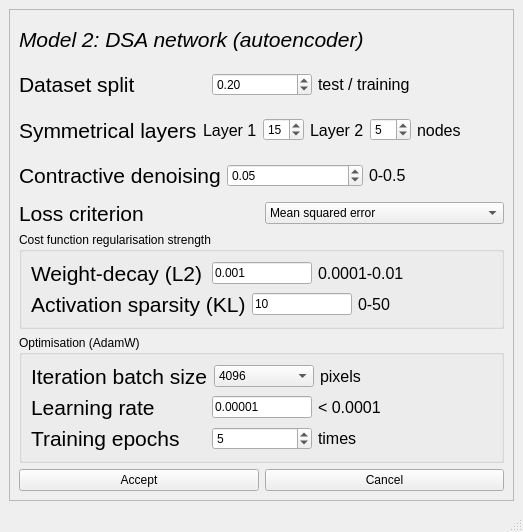
<?xml version="1.0" encoding="UTF-8"?>
<ui version="4.0">
 <class>dsaWindow</class>
 <widget class="QMainWindow" name="dsaWindow">
  <property name="geometry">
   <rect>
    <x>0</x>
    <y>0</y>
    <width>523</width>
    <height>532</height>
   </rect>
  </property>
  <property name="windowTitle">
   <string>MainWindow</string>
  </property>
  <widget class="QWidget" name="centralwidget">
   <layout class="QGridLayout" name="gridLayout">
    <item row="0" column="0">
     <widget class="QFrame" name="frame_7">
      <property name="font">
       <font>
        <family>Arial</family>
       </font>
      </property>
      <property name="styleSheet">
       <string notr="true">QFrame[objectName=&quot;frame_7&quot;]{background-color: rgba(240,240,240, 180);border: 1px solid rgba(0,0,240, 140);}
QLabel[objectName=&quot;label_54&quot;] {color: grey;}
QLabel[objectName=&quot;label_16&quot;] {color: grey;}
QLabel[objectName=&quot;label_10&quot;] {color: grey;}</string>
      </property>
      <property name="frameShape">
       <enum>QFrame::StyledPanel</enum>
      </property>
      <property name="frameShadow">
       <enum>QFrame::Raised</enum>
      </property>
      <layout class="QGridLayout" name="gridLayout_8">
       <item row="0" column="0">
        <layout class="QVBoxLayout" name="verticalLayout_11">
         <item>
          <widget class="QLabel" name="label_54">
           <property name="font">
            <font>
             <family>Arial</family>
             <pointsize>16</pointsize>
             <italic>true</italic>
            </font>
           </property>
           <property name="text">
            <string>Model 2: DSA network (autoencoder)</string>
           </property>
          </widget>
         </item>
         <item>
          <layout class="QHBoxLayout" name="horizontalLayout_10">
           <item>
            <widget class="QLabel" name="label_23">
             <property name="font">
              <font>
               <family>Arial</family>
               <pointsize>16</pointsize>
              </font>
             </property>
             <property name="text">
              <string>Dataset split</string>
             </property>
            </widget>
           </item>
           <item>
            <widget class="QDoubleSpinBox" name="doubleSpinBox">
             <property name="maximumSize">
              <size>
               <width>100</width>
               <height>16777215</height>
              </size>
             </property>
             <property name="font">
              <font>
               <family>Arial</family>
              </font>
             </property>
             <property name="maximum">
              <double>1.000000000000000</double>
             </property>
             <property name="singleStep">
              <double>0.010000000000000</double>
             </property>
             <property name="value">
              <double>0.200000000000000</double>
             </property>
            </widget>
           </item>
           <item>
            <widget class="QLabel" name="label_35">
             <property name="font">
              <font>
               <family>Arial</family>
               <pointsize>12</pointsize>
              </font>
             </property>
             <property name="text">
              <string>test / training</string>
             </property>
            </widget>
           </item>
          </layout>
         </item>
         <item>
          <layout class="QHBoxLayout" name="horizontalLayout_4">
           <item>
            <widget class="QLabel" name="label_30">
             <property name="font">
              <font>
               <family>Arial</family>
               <pointsize>16</pointsize>
              </font>
             </property>
             <property name="text">
              <string>Symmetrical layers</string>
             </property>
            </widget>
           </item>
           <item>
            <layout class="QHBoxLayout" name="horizontalLayout">
             <item>
              <widget class="QLabel" name="label_16">
               <property name="font">
                <font>
                 <family>Arial</family>
                 <pointsize>12</pointsize>
                </font>
               </property>
               <property name="text">
                <string>Layer 1</string>
               </property>
              </widget>
             </item>
             <item>
              <widget class="QSpinBox" name="spinBox">
               <property name="font">
                <font>
                 <family>Arial</family>
                </font>
               </property>
               <property name="value">
                <number>15</number>
               </property>
              </widget>
             </item>
            </layout>
           </item>
           <item>
            <layout class="QHBoxLayout" name="horizontalLayout_3">
             <item>
              <widget class="QLabel" name="label_10">
               <property name="font">
                <font>
                 <family>Arial</family>
                 <pointsize>12</pointsize>
                </font>
               </property>
               <property name="text">
                <string>Layer 2</string>
               </property>
              </widget>
             </item>
             <item>
              <widget class="QSpinBox" name="spinBox_3">
               <property name="font">
                <font>
                 <family>Arial</family>
                </font>
               </property>
               <property name="value">
                <number>5</number>
               </property>
              </widget>
             </item>
            </layout>
           </item>
           <item>
            <widget class="QLabel" name="label_29">
             <property name="font">
              <font>
               <family>Arial</family>
               <pointsize>12</pointsize>
              </font>
             </property>
             <property name="text">
              <string>nodes</string>
             </property>
            </widget>
           </item>
          </layout>
         </item>
         <item>
          <layout class="QHBoxLayout" name="horizontalLayout_27">
           <item>
            <widget class="QLabel" name="label_69">
             <property name="font">
              <font>
               <family>Arial</family>
               <pointsize>16</pointsize>
              </font>
             </property>
             <property name="text">
              <string>Contractive denoising</string>
             </property>
            </widget>
           </item>
           <item>
            <widget class="QDoubleSpinBox" name="doubleSpinBox_5">
             <property name="font">
              <font>
               <family>Arial</family>
              </font>
             </property>
             <property name="minimum">
              <double>0.000000000000000</double>
             </property>
             <property name="maximum">
              <double>0.500000000000000</double>
             </property>
             <property name="singleStep">
              <double>0.010000000000000</double>
             </property>
             <property name="value">
              <double>0.050000000000000</double>
             </property>
            </widget>
           </item>
           <item>
            <widget class="QLabel" name="label_43">
             <property name="font">
              <font>
               <family>Arial</family>
               <pointsize>12</pointsize>
              </font>
             </property>
             <property name="text">
              <string>0-0.5</string>
             </property>
             <property name="wordWrap">
              <bool>true</bool>
             </property>
            </widget>
           </item>
          </layout>
         </item>
         <item>
          <layout class="QHBoxLayout" name="horizontalLayout_11">
           <item>
            <widget class="QLabel" name="label_24">
             <property name="font">
              <font>
               <family>Arial</family>
               <pointsize>16</pointsize>
              </font>
             </property>
             <property name="text">
              <string>Loss criterion</string>
             </property>
            </widget>
           </item>
           <item>
            <widget class="QComboBox" name="comboBox_22">
             <property name="maximumSize">
              <size>
               <width>250</width>
               <height>16777215</height>
              </size>
             </property>
             <property name="font">
              <font>
               <family>Arial</family>
              </font>
             </property>
             <property name="editable">
              <bool>false</bool>
             </property>
             <property name="currentIndex">
              <number>0</number>
             </property>
             <item>
              <property name="text">
               <string>Mean squared error</string>
              </property>
             </item>
             <item>
              <property name="text">
               <string>Mean absolute error</string>
              </property>
             </item>
            </widget>
           </item>
          </layout>
         </item>
         <item>
          <widget class="QGroupBox" name="groupBox">
           <property name="title">
            <string>Cost function regularisation strength</string>
           </property>
           <layout class="QGridLayout" name="gridLayout_11">
            <item row="0" column="0">
             <layout class="QHBoxLayout" name="horizontalLayout_5">
              <item>
               <widget class="QLabel" name="label_19">
                <property name="font">
                 <font>
                  <family>Arial</family>
                  <pointsize>16</pointsize>
                 </font>
                </property>
                <property name="text">
                 <string>Weight-decay (L2)</string>
                </property>
               </widget>
              </item>
              <item>
               <widget class="QLineEdit" name="lineEdit">
                <property name="maximumSize">
                 <size>
                  <width>100</width>
                  <height>16777215</height>
                 </size>
                </property>
                <property name="font">
                 <font>
                  <family>Arial</family>
                 </font>
                </property>
                <property name="text">
                 <string>0.001</string>
                </property>
               </widget>
              </item>
              <item>
               <widget class="QLabel" name="label_31">
                <property name="font">
                 <font>
                  <family>Arial</family>
                  <pointsize>12</pointsize>
                 </font>
                </property>
                <property name="text">
                 <string>0.0001-0.01</string>
                </property>
               </widget>
              </item>
             </layout>
            </item>
            <item row="1" column="0">
             <layout class="QHBoxLayout" name="horizontalLayout_6">
              <item>
               <widget class="QLabel" name="label_25">
                <property name="font">
                 <font>
                  <family>Arial</family>
                  <pointsize>16</pointsize>
                 </font>
                </property>
                <property name="text">
                 <string>Activation sparsity (KL)</string>
                </property>
               </widget>
              </item>
              <item>
               <widget class="QLineEdit" name="lineEdit_2">
                <property name="maximumSize">
                 <size>
                  <width>100</width>
                  <height>16777215</height>
                 </size>
                </property>
                <property name="font">
                 <font>
                  <family>Arial</family>
                 </font>
                </property>
                <property name="text">
                 <string>10</string>
                </property>
               </widget>
              </item>
              <item>
               <widget class="QLabel" name="label_32">
                <property name="font">
                 <font>
                  <family>Arial</family>
                  <pointsize>12</pointsize>
                 </font>
                </property>
                <property name="text">
                 <string>0-50</string>
                </property>
               </widget>
              </item>
             </layout>
            </item>
           </layout>
          </widget>
         </item>
         <item>
          <widget class="QGroupBox" name="groupBox_2">
           <property name="title">
            <string>Optimisation (AdamW)</string>
           </property>
           <layout class="QGridLayout" name="gridLayout_12">
            <item row="4" column="0">
             <layout class="QHBoxLayout" name="horizontalLayout_8">
              <item>
               <widget class="QLabel" name="label_21">
                <property name="font">
                 <font>
                  <family>Arial</family>
                  <pointsize>16</pointsize>
                 </font>
                </property>
                <property name="text">
                 <string>Learning rate</string>
                </property>
               </widget>
              </item>
              <item>
               <widget class="QLineEdit" name="lineEdit_3">
                <property name="maximumSize">
                 <size>
                  <width>100</width>
                  <height>16777215</height>
                 </size>
                </property>
                <property name="font">
                 <font>
                  <family>Arial</family>
                 </font>
                </property>
                <property name="text">
                 <string>0.00001</string>
                </property>
               </widget>
              </item>
              <item>
               <widget class="QLabel" name="label_37">
                <property name="font">
                 <font>
                  <family>Arial</family>
                  <pointsize>12</pointsize>
                 </font>
                </property>
                <property name="text">
                 <string>&lt; 0.0001</string>
                </property>
               </widget>
              </item>
             </layout>
            </item>
            <item row="2" column="0">
             <layout class="QHBoxLayout" name="horizontalLayout_9">
              <item>
               <widget class="QLabel" name="label_22">
                <property name="font">
                 <font>
                  <family>Arial</family>
                  <pointsize>16</pointsize>
                 </font>
                </property>
                <property name="text">
                 <string>Iteration batch size</string>
                </property>
               </widget>
              </item>
              <item>
               <widget class="QComboBox" name="comboBox">
                <property name="maximumSize">
                 <size>
                  <width>100</width>
                  <height>16777215</height>
                 </size>
                </property>
                <property name="font">
                 <font>
                  <family>Arial</family>
                 </font>
                </property>
                <property name="editable">
                 <bool>false</bool>
                </property>
                <property name="currentIndex">
                 <number>2</number>
                </property>
                <item>
                 <property name="text">
                  <string>1024</string>
                 </property>
                </item>
                <item>
                 <property name="text">
                  <string>2048</string>
                 </property>
                </item>
                <item>
                 <property name="text">
                  <string>4096</string>
                 </property>
                </item>
                <item>
                 <property name="text">
                  <string>8192</string>
                 </property>
                </item>
                <item>
                 <property name="text">
                  <string>16,384</string>
                 </property>
                </item>
               </widget>
              </item>
              <item>
               <widget class="QLabel" name="label_36">
                <property name="font">
                 <font>
                  <family>Arial</family>
                  <pointsize>12</pointsize>
                 </font>
                </property>
                <property name="text">
                 <string>pixels</string>
                </property>
               </widget>
              </item>
             </layout>
            </item>
            <item row="5" column="0">
             <layout class="QHBoxLayout" name="horizontalLayout_7">
              <item>
               <widget class="QLabel" name="label_26">
                <property name="font">
                 <font>
                  <family>Arial</family>
                  <pointsize>16</pointsize>
                 </font>
                </property>
                <property name="text">
                 <string>Training epochs</string>
                </property>
               </widget>
              </item>
              <item>
               <widget class="QSpinBox" name="spinBox_4">
                <property name="maximumSize">
                 <size>
                  <width>100</width>
                  <height>16777215</height>
                 </size>
                </property>
                <property name="font">
                 <font>
                  <family>Arial</family>
                 </font>
                </property>
                <property name="value">
                 <number>5</number>
                </property>
               </widget>
              </item>
              <item>
               <widget class="QLabel" name="label_33">
                <property name="font">
                 <font>
                  <family>Arial</family>
                  <pointsize>12</pointsize>
                 </font>
                </property>
                <property name="text">
                 <string>times</string>
                </property>
               </widget>
              </item>
             </layout>
            </item>
           </layout>
          </widget>
         </item>
         <item>
          <layout class="QHBoxLayout" name="horizontalLayout_2">
           <item>
            <widget class="QPushButton" name="pushButton">
             <property name="text">
              <string>Accept</string>
             </property>
            </widget>
           </item>
           <item>
            <widget class="QPushButton" name="pushButton_2">
             <property name="text">
              <string>Cancel</string>
             </property>
            </widget>
           </item>
          </layout>
         </item>
        </layout>
       </item>
      </layout>
     </widget>
    </item>
   </layout>
  </widget>
  <widget class="QMenuBar" name="menubar">
   <property name="geometry">
    <rect>
     <x>0</x>
     <y>0</y>
     <width>523</width>
     <height>22</height>
    </rect>
   </property>
  </widget>
  <widget class="QStatusBar" name="statusbar"/>
 </widget>
 <resources/>
 <connections/>
</ui>
